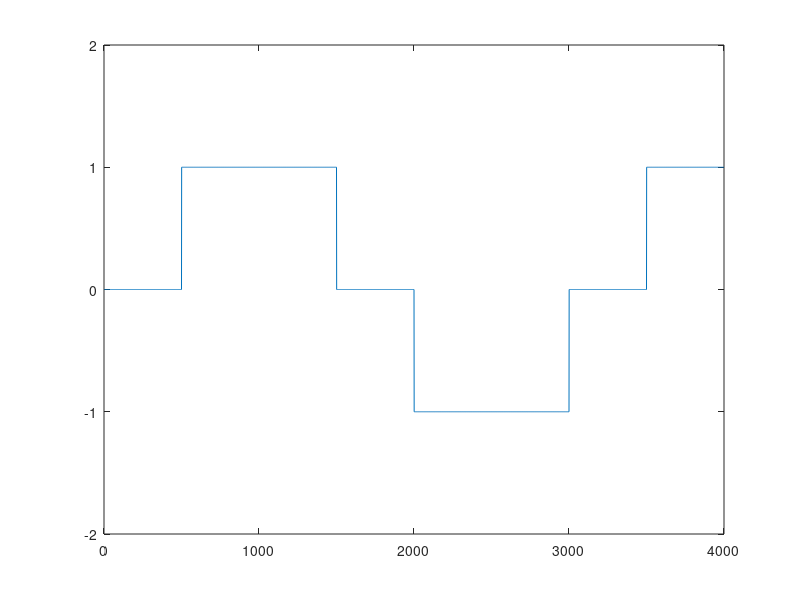

This figure's MATLAB source:
clc; clear; close;

x = [0 1 0 1 1 0 1 1];
xx = zeros(1,length(x)*500);

level = [1 0 -1 0];
v = 0;
k=0;

for i=1:length(x)
    if x(i)==1
        k=mod(k,4)+1;
        v=level(k);
    end
    for j=1:500
        xx((i-1)*500+j) = v;
    end
end

plot(xx);
ylim([-2,2]);
